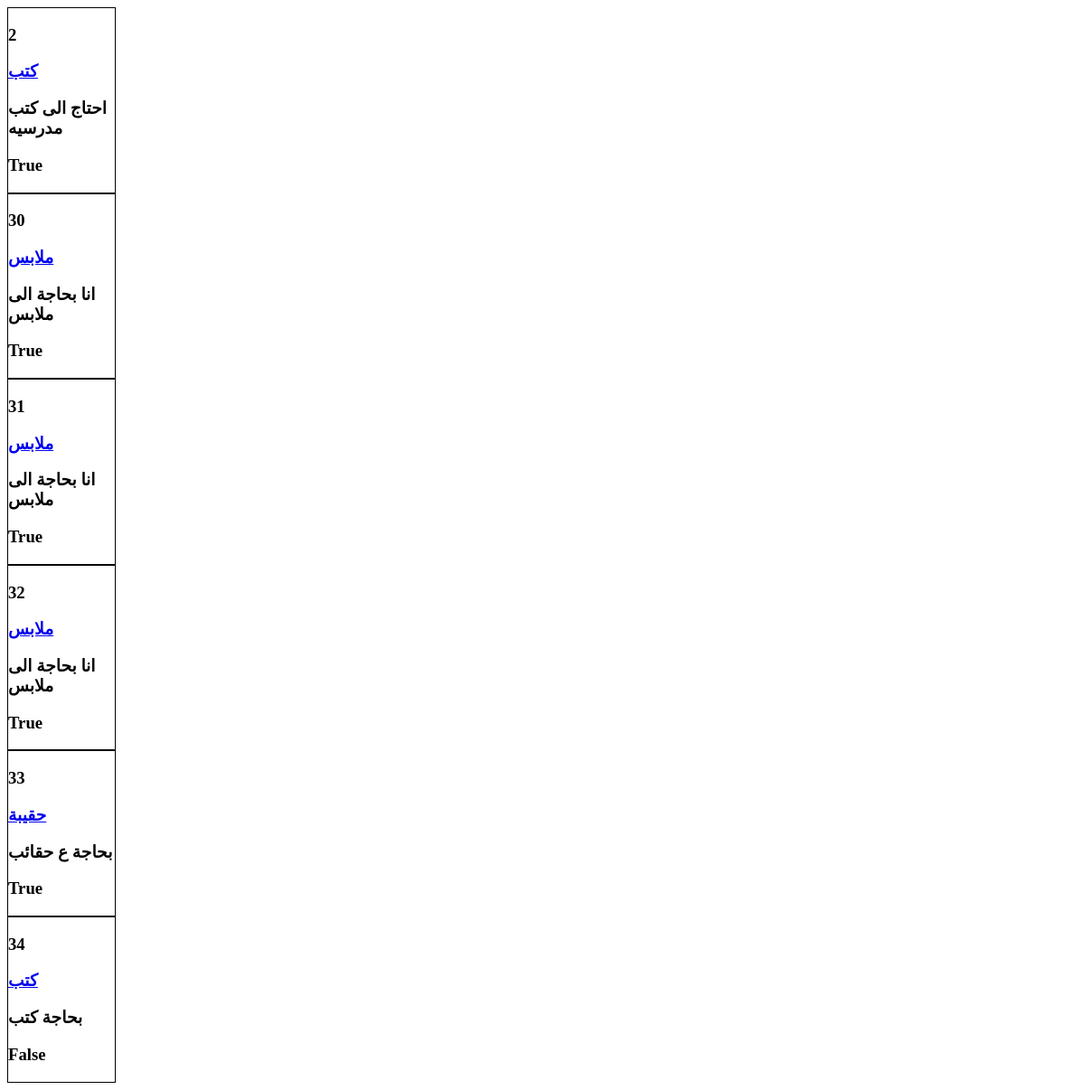
The app's page /sponsor/kafalat/ (signed in), older data.
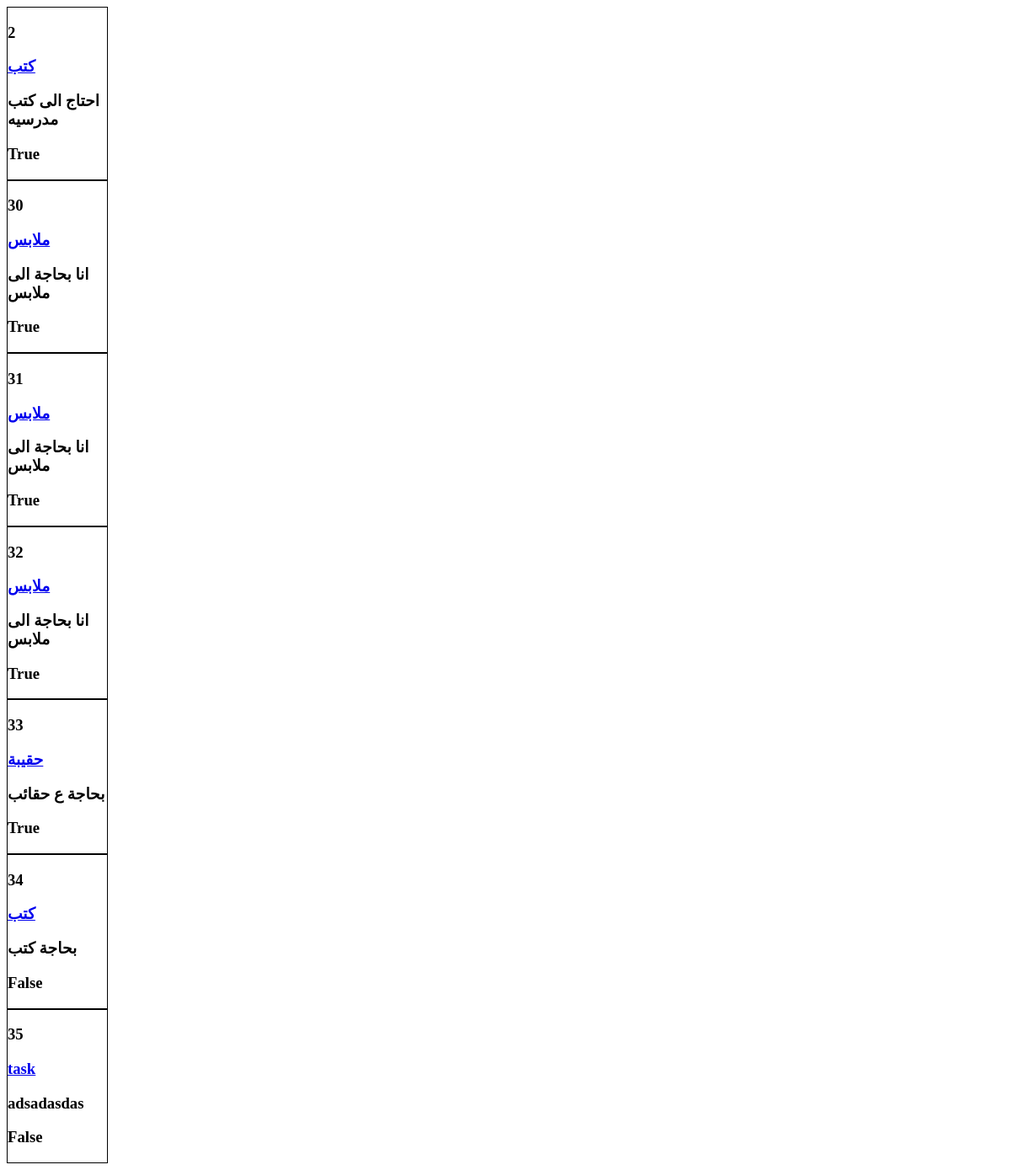
The same page, newer data.
### Students/models.py (models this page shows, shortened)
class Req_st(models.Model):
    title=models.CharField(max_length=200)
    info=models.TextField(max_length=1900)
    sender=models.CharField(max_length=200)
    date_up=models.DateField(auto_now_add=True)
    sponser=models.CharField(max_length=200,blank=True)
    approved=models.BooleanField(default=False)
    req_spon=models.CharField(max_length=250,blank=True)
    disable=models.BooleanField(default=False)

### Sponsors/views.py (the view)
@requires_csrf_token
def displayKafalat(request):
    if auth(request) == 2 or auth(request) == 1:  # sponsor or admin
        k = Req_st.objects.filter(sponser='',req_spon='')
        return render(request, 'kafalat.html',{'k':k})
    else:
        return redirect('home')

### accounts/views.py (called while the page is built, shortened)
def auth(request):
    sponsor_approved = Sponsor.objects.filter(username=request.user)
    student_approved = Students.objects.filter(username=request.user)
    x = 0
    if request.user.is_authenticated and not sponsor_approved and not student_approved:
        x = 1  # admin
    else:
        x = 4  # user
    return x

### Sponsors/templates/kafalat.html (shortened to what this page needs)
<!DOCTYPE html>
<html>
<head>
</head>
<body>
                {% for i in k %}
    <div>
                    <h3 scope="row">{{ i.id | safe }}</h3>
                    <h3><a href="{{i.id}}">{{ i.title | safe }}</a> </h3>
                    <h3>{{ i.info | safe }}</h3>
                    <h3>{{ i.approved | safe }}</h3>
    </div>
                {% endfor %}
</body>
</html>

Row changes from the older to the newer data that the page shows:
added Req_st: id "35", title "task", info "adsadasdas", approved "False"
